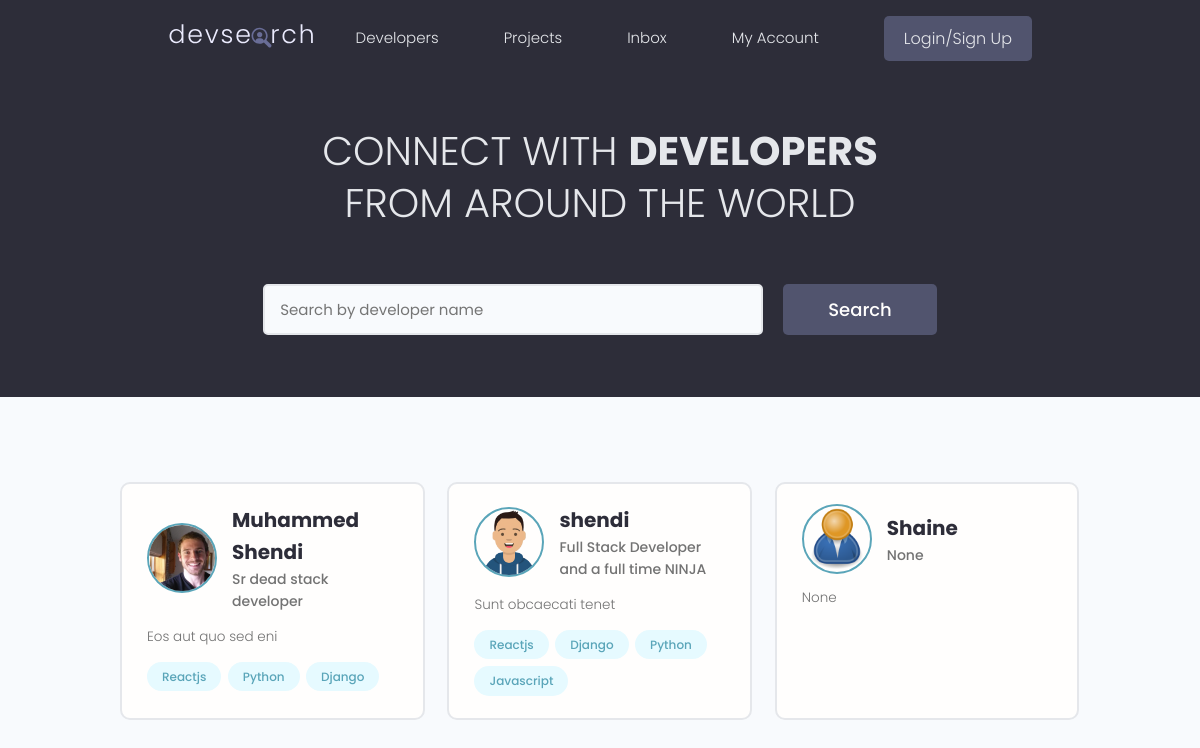
The page / on the database its author committed.
### users/models.py (models this page shows, shortened)
class Profile(models.Model):
    user = models.OneToOneField(User, on_delete=models.CASCADE)
    name = models.CharField(max_length=200, blank=True, null=True)
    email = models.EmailField(max_length=500, blank=True, null=True)
    username = models.CharField(max_length=200, blank=True, null=True)
    location = models.CharField(max_length=200, blank=True, null=True)
    short_intro = models.CharField(max_length=200, blank=True, null=True)
    bio = models.TextField(blank=True, null=True)
    profile_image = models.ImageField(
        null=True, blank=True, upload_to='profiles/', default='profiles/user-default.png')
    social_github = models.CharField(max_length=255, null=True, blank=True)
    social_twitter = models.CharField(max_length=255, null=True, blank=True)
    social_linkedin = models.CharField(max_length=255, null=True, blank=True)
    social_youtube = models.CharField(max_length=255, null=True, blank=True)
    social_website = models.CharField(max_length=255, null=True, blank=True)
    created = models.DateTimeField(auto_now_add=True)
    id = models.UUIDField(default=uuid.uuid4, unique=True,
                          primary_key=True, editable=False)

class Skill(models.Model):
    owner = models.ForeignKey(
        Profile, on_delete=models.CASCADE, blank=True, null=True)
    name = models.CharField(max_length=200, blank=True, null=True)
    description = models.TextField(blank=True, null=True)
    created = models.DateTimeField(auto_now_add=True)
    id = models.UUIDField(default=uuid.uuid4, unique=True,
                          primary_key=True, editable=False)
    def __str__(self):
        return str(self.name)

### users/views.py (the view)
# urls.py: path('', views.profiles, name='profiles'),
def profiles(request):
    profiles = Profile.objects.all()
    context = {'profiles': profiles}
    return render(request, 'users/profiles.html', context)

### users/templates/users/profiles.html (shortened to what this page needs)
{% extends 'main.html' %} {% load static %} {% block content %}
<main class="home">
  <section class="hero-section text-center">
    <div class="container container--narrow">
      <div class="hero-section__box">
        <h2>CONNECT WITH <span>DEVELOPERS</span></h2>
        <h2>FROM AROUND THE WORLD</h2>
      </div>
      <div class="hero-section__search">
        <form class="form" action="#" method="get">
          <div class="form__field">
            <input
              class="input input--text"
              id="formInput#search"
              type="text"
              name="text"
              placeholder="Search by developer name"
            />
          </div>
          <input class="btn btn--sub btn--lg" type="submit" value="Search" />
        </form>
      </div>
    </div>
  </section>
  <section class="devlist">
    <div class="container">
      <div class="grid grid--three">
        {% for profile in profiles %}
        <div class="column card">
          <div class="dev">
            <a href="{% url 'profile' profile.id %}" class="card__body">
              <div class="dev__profile">
                <img
                  class="avatar avatar--md"
                  src="{{profile.profile_image.url}}"
                  alt="image"
                />
                <div class="dev__meta">
                  <h3>{{profile.name}}</h3>
                  <h5>{{profile.short_intro|slice:"60"}}</h5>
                </div>
              </div>
              <p class="dev__info">{{profile.bio|slice:"150"}}</p>
              <div class="dev__skills">
                {% for skill in profile.skill_set.all %}
                <span class="tag tag--pill tag--main">
                  <small>{{skill}}</small>
                </span>
                {% endfor %}
              </div>
            </a>
          </div>
        </div>
        {% endfor %}
      </div>
    </div>
  </section>
</main>
{% endblock content %}

### static/styles/app.css (style rules this page uses)
:root { --color-sub: #2d2d39; }
.btn--sub { background-color: var(--color-sub-light); }
.card { border: 2px solid var(--color-light); }
img { width: 100%; }
.hero-section { height: 40vh; display: flex; align-items: center; background-color: var(--color-sub); }
.hero-section__box { margin-bottom: 4rem; }
.hero-section__box > h2, .hero-section__box > h2 > span { font-size: 4rem; color: var(--color-light); line-height: 1.3; text-transform: uppercase; }
.hero-section__box > h2 { font-weight: 300; }
.hero-section__box > h2 > span { font-weight: 700; }
.hero-section__search > .form { display: flex; align-items: center; justify-content: center; gap: 2rem; }
.hero-section__search > .form input.input--text { width: 50rem; }
.devlist { margin-top: 8rem; }
.devlist .grid { align-items: stretch; }
.devlist .dev .dev__profile { display: flex; align-items: center; gap: 1.5rem; }
.devlist .dev .dev__meta h3 { color: var(--color-sub); font-size: 2rem; font-weight: 700; }
.devlist .dev .dev__meta h5 { color: var(--color-text); font-size: 1.4rem; font-weight: 500; }
.devlist .dev .dev__info { margin: 1.5rem 0; font-size: 1.35rem; line-height: 1.4; text-align: justify; }

### static/uikit/styles/modules/_variables.css (style rules this page uses)
:root { --color-main: #5aa5b9; --color-main-light: #e6faff; --color-sub: #3f4156; --color-sub-light: #51546e; --color-sub-lighter: #ededfd; --color-text: #737373; --color-gray: #8b8b8b; --color-light: #e5e7eb; --color-light-gray: #767676; --color-bg: #f8fafd; --color-white: #fffefd; --color-white-light: #f3f3f3; --color-success: #359e64; --color-success-bg: #def8e8; --color-error: #fc4b0b; --color-error-bg: #fff2ee; --font-base: 'Poppins', arial, helvetica, 'Segoe UI', roboto, ubuntu, sans-serif; --font-monospace: 'Fira Code', 'Courier New', courier, monospace; --font-regular: 300; --font-medium: 500; --font-bold: 700; --generic-shadow: 1px 1px 5px #00000010; --generic-transition: all 0.3s ease-in-out; }

### static/uikit/styles/modules/_base.css (style rules this page uses)
* { margin: 0; padding: 0; box-sizing: border-box; text-rendering: optimizeLegibility; color: inherit; font-size: inherit; }
html { font-size: 50%; }
@media only screen and (min-width: 480px) { html { font-size: 56.25%; } }
@media only screen and (min-width: 1200px) { html { font-size: 62.5%; } }
body { line-height: 1.6; font-weight: 400; font-size: 1.5rem; color: var(--color-text); background-color: var(--color-bg); min-height: 100vh; }

### static/uikit/styles/modules/_typography.css (style rules this page uses)
* { font-family: var(--font-base); }
h2 { font-size: 3.6rem; font-weight: var(--font-bold); }
h3 { font-size: 3.2rem; font-weight: var(--font-medium); }
h5 { font-size: 2.4rem; font-weight: var(--font-medium); }
h5, h6 { font-weight: var(--font-regular); }
p, span, strong { font-size: 1.6rem; color: var(--color-text); font-weight: var(--font-regular); }
a { padding-bottom: 2px; text-decoration: none; display: inline-block; color: var(--color-main); font-weight: var(--font-medium); }

### static/uikit/styles/modules/_utilities.css (style rules this page uses)
.container { width: 92%; max-width: 165rem; margin: 0 auto; box-sizing: border-box; }
.container--narrow { width: 92%; max-width: 120rem; }
@media screen and (min-width: 1000px) { .container { width: 90%; } }
@media screen and (min-width: 1000px) { .container--narrow { width: 85%; } }
@media screen and (min-width: 1200px) { .container { width: 80%; } }
@media screen and (min-width: 1200px) { .container--narrow { width: 72%; } }
.text-center { text-align: center; }

### static/uikit/styles/modules/_avatar.css (style rules this page uses)
.avatar { border-radius: 50%; border: 2px solid var(--color-main); object-fit: cover; }
.avatar--md { height: 7rem; width: 7rem; }

### static/uikit/styles/modules/_button.css (style rules this page uses)
.btn { display: inline-block; position: relative; cursor: pointer; background-color: var(--color-light); font-weight: var(--font-medium); color: var(--color-sub); text-decoration: none; padding: 1rem 2rem; border-radius: 0.5rem; border: none; width: -webkit-fit-content; width: -moz-fit-content; width: fit-content; height: -webkit-fit-content; height: -moz-fit-content; height: fit-content; font-size: 1.6rem; outline-width: 0; outline-color: transparent; -webkit-backface-visibility: hidden; backface-visibility: hidden; transition: all 0.3s ease-in-out; }
.btn--sub { background-color: var(--color-sub); color: var(--color-white); }
.btn--lg { font-size: 1.8rem; padding: 1.2rem 4.5rem; }

### static/uikit/styles/modules/_card.css (style rules this page uses)
.card { border-radius: 1rem; background-color: var(--color-white); border: 1.5px solid var(--color-light); width: auto; height: auto; margin-top: 0.5rem; margin-bottom: 0.5rem; overflow: hidden; }
.card__body, .card__header { padding: 2rem 2.5rem; }

### rows shown on the page
Profile: profile_image (picture), name "Muhammed Shendi", short_intro "Sr dead stack developer", bio "Eos aut quo sed eni"
Skill: name "Reactjs"
Skill: name "Python"
Skill: name "Django"
Profile: profile_image (picture), name "shendi", short_intro "Full Stack Developer and a full time NINJA", bio "Sunt obcaecati tenet"
Skill: name "Reactjs"
Skill: name "Django"
Skill: name "Python"
Skill: name "Javascript"
Profile: profile_image (placeholder picture), name "Shaine", short_intro "None", bio "None"
